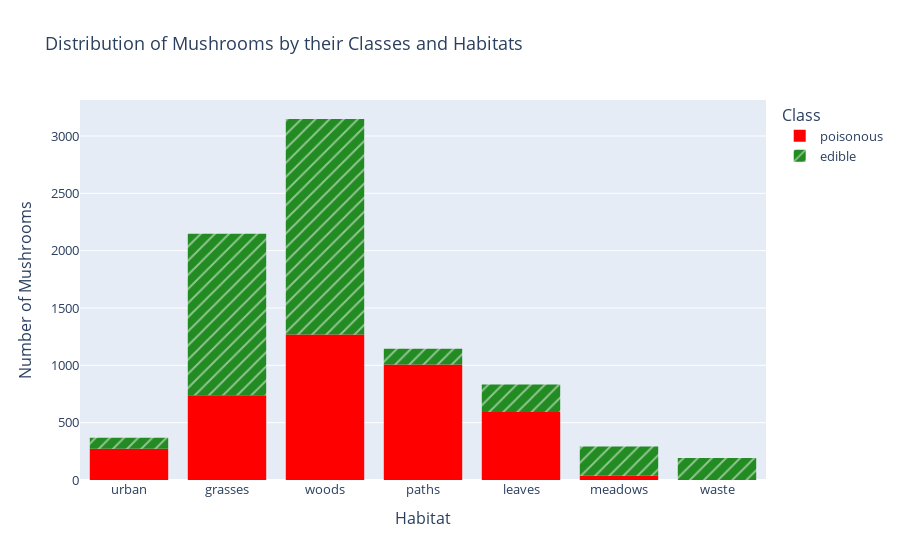

Source (notebook cell):
### Code cell
fig = px.histogram(df, x='habitat', color='Class', pattern_shape='Class', title='Habitat',
 color_discrete_sequence=['red','forestgreen'], labels={'habitat':'Habitat'})

fig.update_layout(font=dict(size=13), yaxis_title='Number of Mushrooms', title='Distribution of Mushrooms by their Classes and Habitats')
fig.show()

### Figure 1 — Plotly figure (JSON) as saved in the notebook; plotly's stock layout.template omitted (floating-point values rounded to 4 significant figures; data arrays with more than 128 entries replaced by an {"elided": "..."} marker saying what was removed)
{"data": [{"alignmentgroup": "True", "bingroup": "x", "hovertemplate": "Class=poisonous<br>Habitat=%{x}<br>count=%{y}<extra></extra>", "legendgroup": "poisonous", "marker": {"color": "red", "pattern": {"shape": ""}}, "name": "poisonous", "offsetgroup": "poisonous", "orientation": "v", "showlegend": true, "type": "histogram", "x": {"elided": "3916 str values"}, "xaxis": "x", "yaxis": "y"}, {"alignmentgroup": "True", "bingroup": "x", "hovertemplate": "Class=edible<br>Habitat=%{x}<br>count=%{y}<extra></extra>", "legendgroup": "edible", "marker": {"color": "forestgreen", "pattern": {"shape": "/"}}, "name": "edible", "offsetgroup": "edible", "orientation": "v", "showlegend": true, "type": "histogram", "x": {"elided": "4208 str values"}, "xaxis": "x", "yaxis": "y"}], "layout": {"barmode": "relative", "font": {"size": 13}, "legend": {"title": {"text": "Class"}, "tracegroupgap": 0}, "title": {"text": "Distribution of Mushrooms by their Classes and Habitats"}, "xaxis": {"anchor": "y", "domain": [0, 1], "title": {"text": "Habitat"}}, "yaxis": {"anchor": "x", "domain": [0, 1], "title": {"text": "Number of Mushrooms"}}}}
